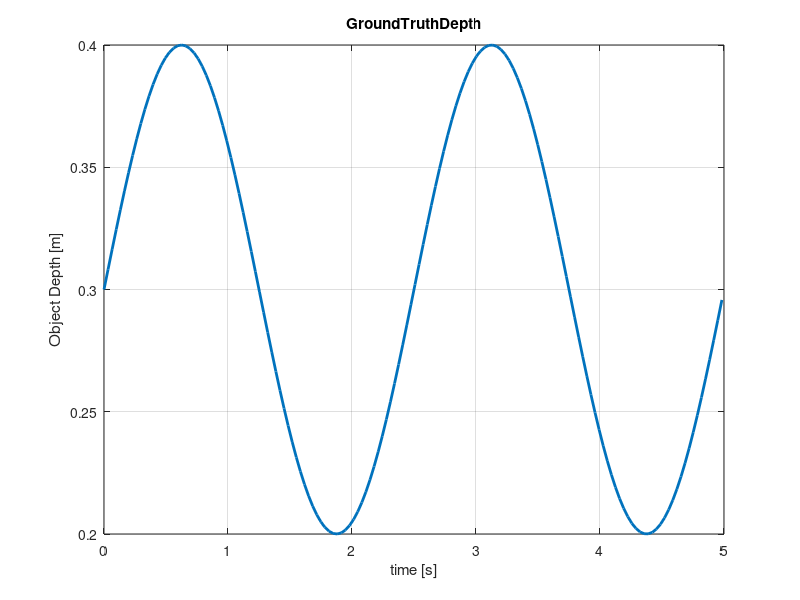
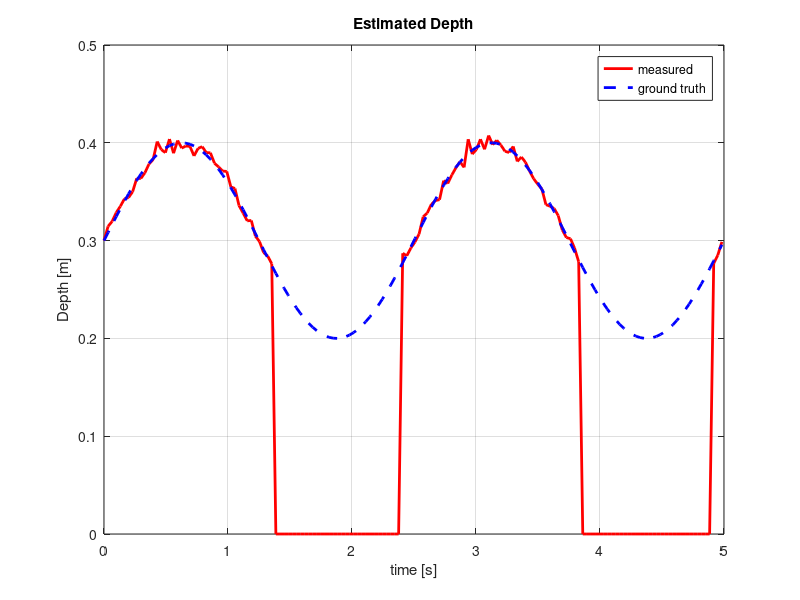
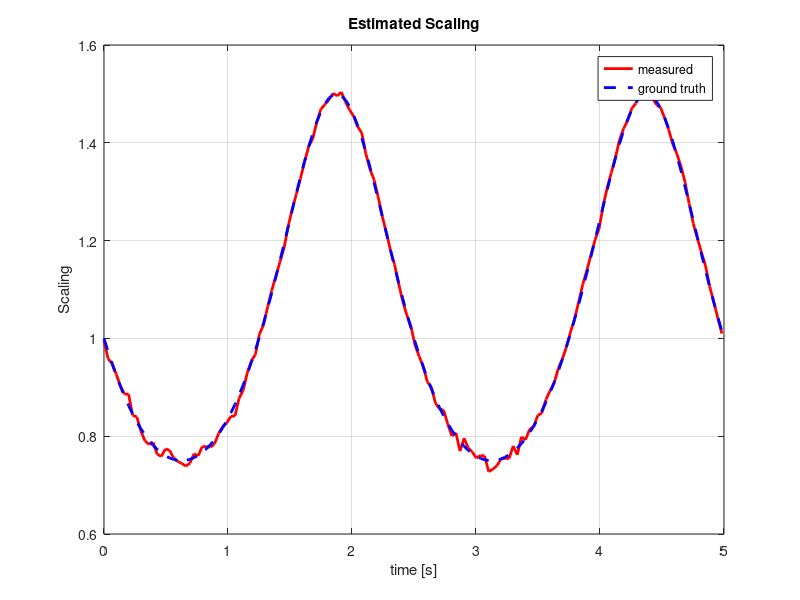
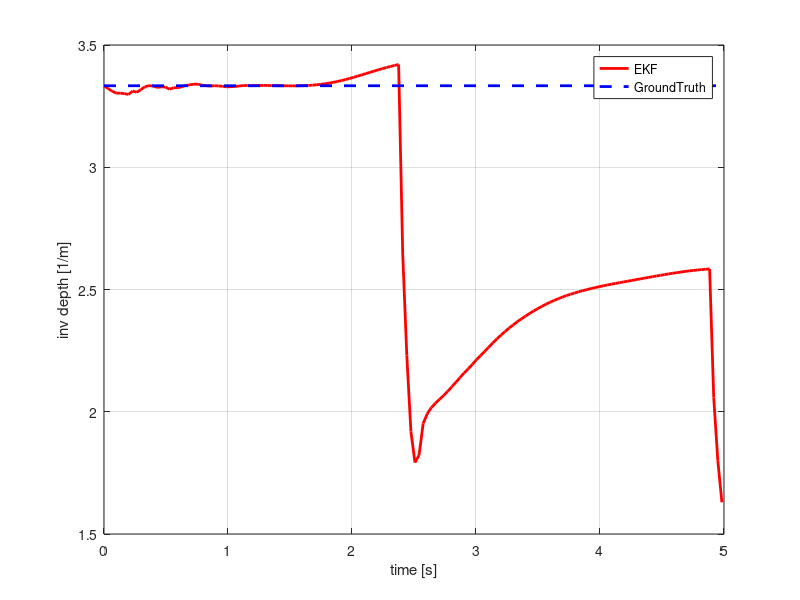

Here is the MATLAB script that generated these plots, in order:

clear all
close all

set(0, 'DefaultLineLineWidth', 2) 

%% config
%true depth
% sampling time 
ST = 0.033 %33ms
END = 5.0 % 5sec simulation
STEREO_NOISE_S = 1; % 1px sigma for stereo disparity noise
MONO_NOISE_S = 1; % 1?? sigma for monocular distance estimation noise

%% make ground truth data 
t = (0:ST:END).'; %time 
len = size(t,1);
freq =0.4;
Z = 0.3 + 0.1*sin(2*pi*freq*t);% 300mm +- 100mm
VZ = 2*pi*freq*0.1*cos(2*pi*freq*t);
%Z = 0.8 - 0.1*t;% 300mm +- 100mm
%VZ = -0.1+0*t;

%% Noisy Observation 
BF = 0.065*400; % base line * focal length
StereoNoise = STEREO_NOISE_S * randn(length(t),1);
Disp = BF./Z + StereoNoise;


mDisp = Disp;
INFF = 1000000000;
mDisp(mDisp>BF/0.275) = INFF;

figure(1);
plot(t,Z)
title('GroundTruthDepth')
xlabel('time [s]')
ylabel('Object Depth [m]')
grid on;
figure(2)
plot(t,BF./mDisp,'r',t,Z,'b--')
title('Estimated Depth')
xlabel('time [s]')
ylabel('Depth [m]')
legend('measured','ground truth')
grid on;

%% Noisy Monocluar Obserbation
Z0 = 0.3 % the real distance template is taken
IMG_SIZE = 600/2% 300 times 300 pix template
MonoNoise = MONO_NOISE_S*randn(length(t),1); % sigma = 1px image noise 
Snoise = 2./(Z0./Z * IMG_SIZE).* MonoNoise;
Scale = Z0./Z + Snoise;

figure(3);
plot(t,Scale,'r',t,Z0./Z,'b--')
title('Estimated Scaling')
xlabel('time [s]')
ylabel('Scaling')
legend('measured','ground truth')
grid on;

%% system matrix
A = [ 1,0,0;0,1,ST;0,0,1];
B = [0; ST^2/2; ST];
Q = B*B.';
% Measurment Covariance
R1 = STEREO_NOISE_S;
R2 = 5;

%% init
Pinit = diag([100,100,100]);
lam0 = 1/Z0;
Xinit = [lam0 Z(1) VZ(1)];

P = zeros(3,3,length(t));
X = zeros(3,length(t));
KG = zeros(3,2,length(t));
P(:,:,1) = Pinit;
X(:,1) = Xinit;

%%
BF_ = BF;
for i=2:length(t)
    % Estimate
    Xhat = A * X(:,i-1);
    Phat = A*P(:,:,i-1)*A.' + Q;
    
    % Switch value
    if mDisp(i)== INFF
        R1_ = INFF*INFF; mD=0;
    else
        R1_ = R1; mD = mDisp(i);        
    end
    %H1 = [0 -BF_/Xhat(2)/Xhat(2) 0];
    %H1 = [0 -mD/Xhat(2) 0];
    H1 = [0 -mD^2/BF_ 0];
    
    % KF gain
    Kgain = Phat * H1.' / (H1*Phat*H1.'+R1_);
    % update
    Xhat2 =  Xhat + Kgain*(mDisp(i) - BF_/Xhat(2));
    Phat2 = (eye(3) - Kgain*H1)*Phat ;

    % KF gain2
%     if mDisp(i)== INFF
%         H2 = [0 Xhat2(1) 0];
%     else
%         H2 = [Xhat2(2) Xhat2(1) 0];
%     end
    H2 = [Xhat2(2) Xhat2(1) 0];
    
    Kgain2 = Phat2 * H2.' / (H2*Phat2*H2.'+R2);
    % update 2
    Xnew =  Xhat2 + Kgain2*(1/Scale(i) - Xhat2(1)*Xhat2(2));
    Pnew = (eye(3) - Kgain2*H2)*Phat2;
    X(:,i) = Xnew;
    P(:,:,i) = Pnew;
    KG(:,1,i)=Kgain;
    KG(:,2,i)=Kgain2;
end


%% figure
figure(4)
plot(t,X(1,:).','r',[t(1) t(len)],[1/Z0 1/Z0],'b--')
xlabel('time [s]')
ylabel('inv depth [1/m]')
grid on
legend('EKF','GroundTruth');

figure(5)
plot(t,X(2,:).','r',t,BF./mDisp,'b--',t,Z,'g-.')
xlabel('time [s]')
ylabel('depth [m]')
grid on
legend('EKF','Stereo Only','Ground Truth');


EZ=BF./mDisp;
EVZ = (EZ(2:len) - EZ(1:len-1) )/ST;
figure(6)
plot(t,X(3,:).','r',t(1:len-1),EVZ,'b--',t,VZ,'g-.')
xlabel('time [s]')
ylabel('speed of depth [m/s]')
grid on
legend('EKF','Stereo Only','Ground Truth');

%%
figure(7)
plot(t,squeeze(KG(:,1,:)),'-',t,squeeze(KG(:,2,:)),'--')
xlabel('time [s]')
ylabel('speed of depth [m/s]')
grid on
